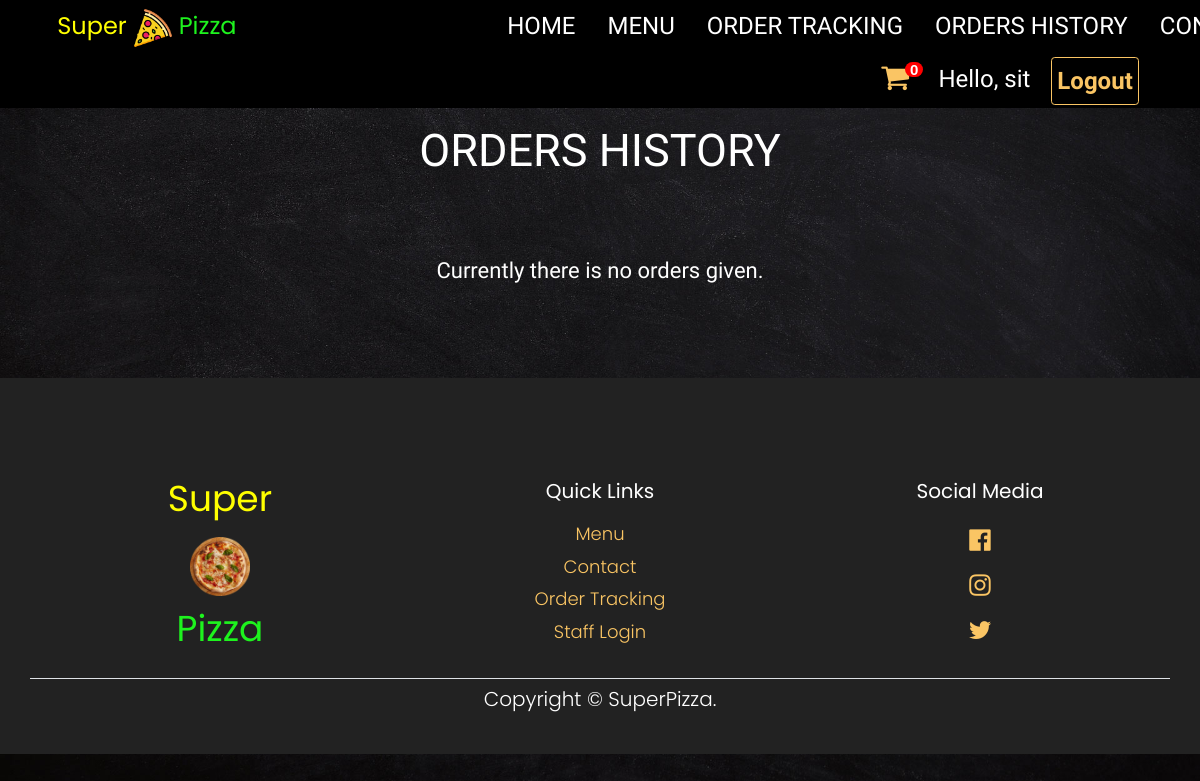
The page /order_history/ (signed in) on the database as committed earlier.
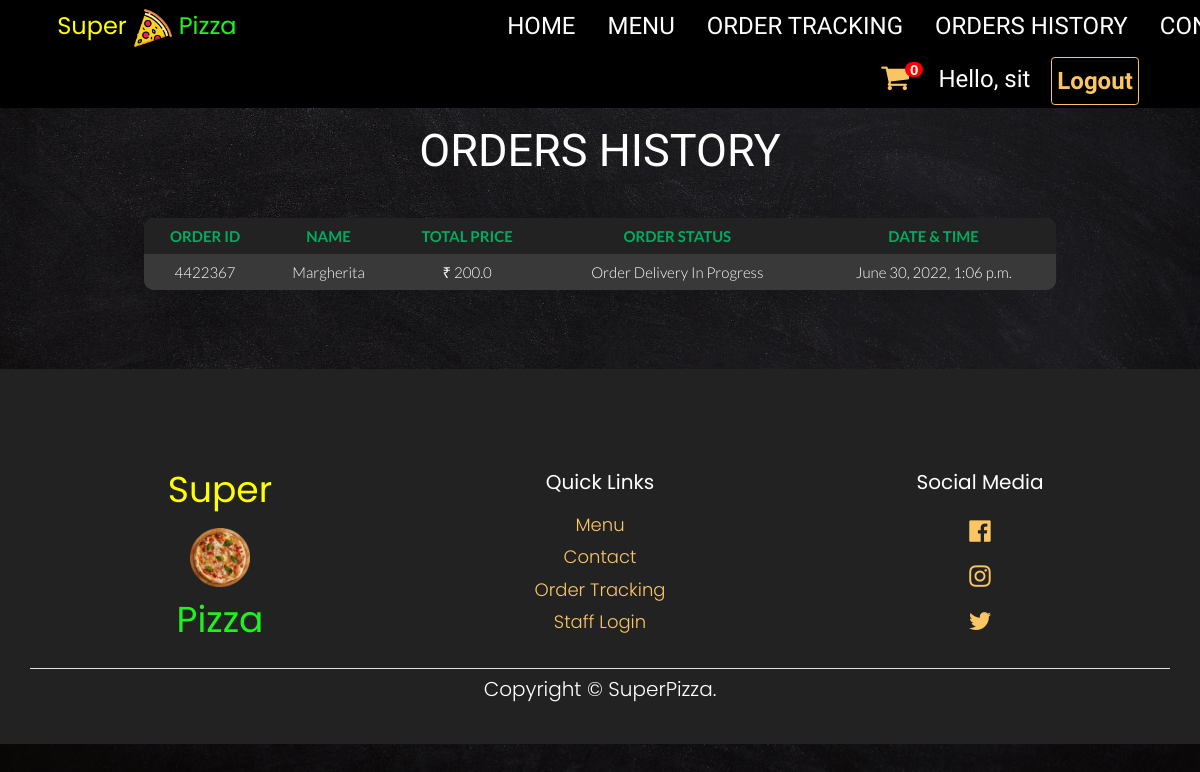
The same page on the database as committed later.
### StaffPanel/models.py (models this page shows, shortened)
class AdminOrder(models.Model):
    order_id = models.CharField(max_length=7)
    user = models.ForeignKey(User, on_delete=models.CASCADE, null=True, blank=True)
    pizza = models.ManyToManyField(Pizza)
    status = models.CharField(choices=Status_Choices, max_length=50, null=False, default="order_taken")
    total_amount = models.CharField(max_length=10, default=0, null=False)
    timestamp = models.DateTimeField(auto_now_add=True)
    class Meta:
        unique_together = ['order_id']

### PizzaDelivery/models.py (models this page shows, shortened)
class Pizza(models.Model):
    name = models.CharField(max_length=100, null=False)
    price = models.CharField(max_length=4, null=False)
    description = models.CharField(max_length=500)
    image = models.ImageField(blank=True, upload_to='pizza/')

### StaffPanel/views.py (the view)
# urls.py: path('order_history/', staff_handeling.orderHistory, name="order_history"),
def orderHistory(request):
    if request.user.is_authenticated:
        cart_item = Cart.objects.filter(user=request.user, is_paid=False)
        order_count = len(cart_item)
        try:
            orders = models.AdminOrder.objects.filter(user=request.user)
            count = len(orders)
            contextlib = {
                'orders': orders,
                'order_len': count,
                'order_count': order_count
            }
            return render(request, 'customer/order_history.html', context=contextlib)
        except Exception as e:
            print(e)
            return redirect('home')
    else:
        return redirect('login')

### templates/customer/order_history.html (shortened to what this page needs)
{% extends 'homepage/base.html' %}
{% load static %}
{% block content %}
<div class="w3-container w3-padding-64 w3-xlarge">
    <div class="container order-details">
        <h1 style="font-size:45px;font-weight:400;text-align:center;text-transform:uppercase;font-family:'Josefin Sans',sans-serif;padding:20px;margin-bottom:20px;margin-top: 40px;">
            Orders History
        </h1>
        {% if order_len != 0 %}
        <table class="table table-hover table-borderless">
            <thead>
                <tr>
                    <th scope="col">Order ID</th>
                    <th scope="col">Name</th>
                    <th scope="col">Total Price</th>
                    <th scope="col">Order Status</th>
                    <th scope="col">Date & Time</th>
                </tr>
            </thead>
            <tbody>
              {% for order in orders %}
              <tr>
                <td scope="row">{{order.order_id}}</td>
                <td>
                    {% for pizza in order.pizza.all %}
                        {{ pizza.name }} <br>
                    {% endfor %}
                </td>
                <td>₹ {{order.total_amount}}</td>
                <td>
                {% if order.status == "order_taken" %}
                Order Received
                {% elif order.status == "order_in_progress" %}
                Order Preparation In Progress
                {% elif order.status == "order_delivery_in_progress" %}
                Order Delivery In Progress
                {% elif order.status == "order_completed" %}
                Order Completed
                {% elif order.status == "order_cancelled" %}
                Order Cancelled
                {% endif %}
                </td>
                <td>{{order.timestamp}}</td>
              </tr>
              {% endfor %}
            </tbody>
        </table>
        {% else %}
        <h4 style="font-size:22px;font-family:'Josefin Sans',sans-serif;padding:20px;margin-bottom:10px;margin-top: 40px;">
            Currently there is no orders given.
        </h4>
        {% endif %}
    </div>
</div>
{% endblock %}

Rows that differ between the two databases and show on the page:
added AdminOrder: order_id "4422367", total_amount "200.0", shows "Order Delivery In Progress", timestamp "June 30, 2022, 1:06 p.m."
now on this page (row unchanged): Pizza: name "Margherita"
Other text that changed with them:
text no longer shown: "Currently there is no orders given."
text now shown: "ORDER ID NAME TOTAL PRICE ORDER STATUS DATE & TIME"
